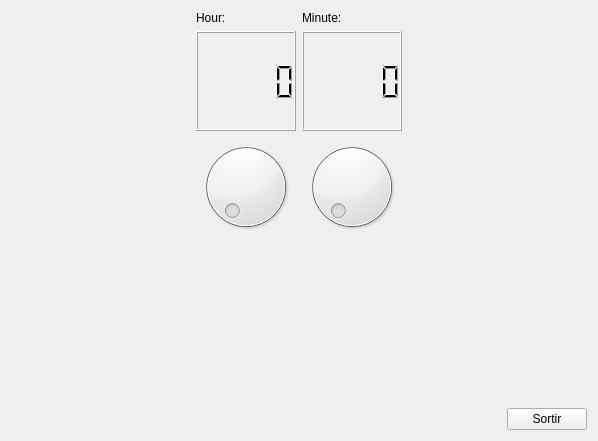
<?xml version="1.0" encoding="UTF-8"?>
<ui version="4.0">
 <class>MyForm</class>
 <widget class="QWidget" name="MyForm">
  <property name="geometry">
   <rect>
    <x>0</x>
    <y>0</y>
    <width>598</width>
    <height>441</height>
   </rect>
  </property>
  <property name="windowTitle">
   <string>Form</string>
  </property>
  <layout class="QVBoxLayout" name="verticalLayout_4">
   <item>
    <layout class="QHBoxLayout" name="horizontalLayout">
     <item>
      <spacer name="horizontalSpacer_2">
       <property name="orientation">
        <enum>Qt::Horizontal</enum>
       </property>
       <property name="sizeHint" stdset="0">
        <size>
         <width>40</width>
         <height>20</height>
        </size>
       </property>
      </spacer>
     </item>
     <item>
      <layout class="QVBoxLayout" name="verticalLayout">
       <item>
        <widget class="QLabel" name="label">
         <property name="text">
          <string>Hour:</string>
         </property>
        </widget>
       </item>
       <item>
        <widget class="QLCDNumber" name="lcdNumber">
         <property name="sizePolicy">
          <sizepolicy hsizetype="Fixed" vsizetype="Fixed">
           <horstretch>0</horstretch>
           <verstretch>0</verstretch>
          </sizepolicy>
         </property>
         <property name="minimumSize">
          <size>
           <width>100</width>
           <height>100</height>
          </size>
         </property>
         <property name="styleSheet">
          <string notr="true">color: rgb(0, 0, 0);</string>
         </property>
        </widget>
       </item>
       <item>
        <widget class="QDial" name="dial">
         <property name="maximum">
          <number>23</number>
         </property>
        </widget>
       </item>
      </layout>
     </item>
     <item>
      <layout class="QVBoxLayout" name="verticalLayout_2">
       <item>
        <widget class="QLabel" name="label_2">
         <property name="text">
          <string>Minute:</string>
         </property>
        </widget>
       </item>
       <item>
        <widget class="QLCDNumber" name="lcdNumber_2">
         <property name="sizePolicy">
          <sizepolicy hsizetype="Fixed" vsizetype="Fixed">
           <horstretch>0</horstretch>
           <verstretch>0</verstretch>
          </sizepolicy>
         </property>
         <property name="minimumSize">
          <size>
           <width>100</width>
           <height>100</height>
          </size>
         </property>
         <property name="styleSheet">
          <string notr="true">color: rgb(0, 0, 0);</string>
         </property>
        </widget>
       </item>
       <item>
        <widget class="QDial" name="dial_2">
         <property name="maximum">
          <number>59</number>
         </property>
        </widget>
       </item>
      </layout>
     </item>
     <item>
      <spacer name="horizontalSpacer_3">
       <property name="orientation">
        <enum>Qt::Horizontal</enum>
       </property>
       <property name="sizeHint" stdset="0">
        <size>
         <width>40</width>
         <height>20</height>
        </size>
       </property>
      </spacer>
     </item>
    </layout>
   </item>
   <item>
    <layout class="QVBoxLayout" name="verticalLayout_3">
     <item>
      <spacer name="verticalSpacer">
       <property name="orientation">
        <enum>Qt::Vertical</enum>
       </property>
       <property name="sizeHint" stdset="0">
        <size>
         <width>20</width>
         <height>40</height>
        </size>
       </property>
      </spacer>
     </item>
     <item>
      <layout class="QHBoxLayout" name="horizontalLayout_2">
       <item>
        <spacer name="horizontalSpacer">
         <property name="orientation">
          <enum>Qt::Horizontal</enum>
         </property>
         <property name="sizeHint" stdset="0">
          <size>
           <width>40</width>
           <height>20</height>
          </size>
         </property>
        </spacer>
       </item>
       <item>
        <widget class="QPushButton" name="pushButton">
         <property name="text">
          <string>Sortir</string>
         </property>
        </widget>
       </item>
      </layout>
     </item>
    </layout>
   </item>
  </layout>
 </widget>
 <resources/>
 <connections>
  <connection>
   <sender>dial</sender>
   <signal>valueChanged(int)</signal>
   <receiver>lcdNumber</receiver>
   <slot>display(int)</slot>
   <hints>
    <hint type="sourcelabel">
     <x>146</x>
     <y>230</y>
    </hint>
    <hint type="destinationlabel">
     <x>146</x>
     <y>131</y>
    </hint>
   </hints>
  </connection>
  <connection>
   <sender>dial_2</sender>
   <signal>valueChanged(int)</signal>
   <receiver>lcdNumber_2</receiver>
   <slot>display(int)</slot>
   <hints>
    <hint type="sourcelabel">
     <x>301</x>
     <y>211</y>
    </hint>
    <hint type="destinationlabel">
     <x>301</x>
     <y>119</y>
    </hint>
   </hints>
  </connection>
  <connection>
   <sender>pushButton</sender>
   <signal>clicked()</signal>
   <receiver>MyForm</receiver>
   <slot>close()</slot>
   <hints>
    <hint type="sourcelabel">
     <x>517</x>
     <y>405</y>
    </hint>
    <hint type="destinationlabel">
     <x>488</x>
     <y>159</y>
    </hint>
   </hints>
  </connection>
 </connections>
</ui>
